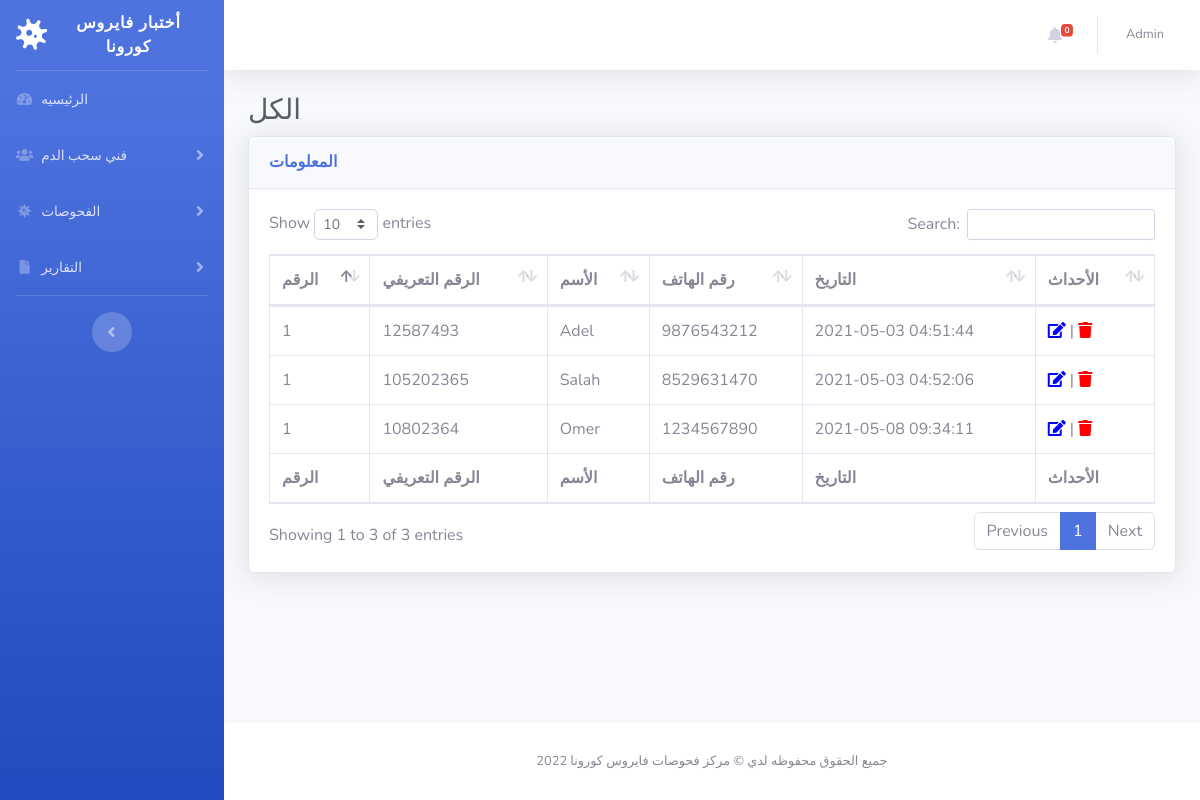
/manage-phlebotomist.php (signed in), run on the app's committed database.
### tables this page shows
CREATE TABLE `tblphlebotomist` (
  `id` int(11) NOT NULL,
  `EmpID` varchar(100) DEFAULT NULL,
  `FullName` varchar(120) DEFAULT NULL,
  `MobileNumber` bigint(12) DEFAULT NULL,
  `RegDate` timestamp NULL DEFAULT current_timestamp()
);

### manage-phlebotomist.php (the view, shortened to what this page needs)
<?php session_start();
include_once('includes/config.php');
if (strlen($_SESSION['aid']==0)) {
  header('location:logout.php');
  } else{
?>
<!DOCTYPE html>
<html lang="en">
<head>
    <link href="vendor/fontawesome-free/css/all.min.css" rel="stylesheet" type="text/css">
    <link href="css/sb-admin-2.min.css" rel="stylesheet">
    <link href="vendor/datatables/dataTables.bootstrap4.min.css" rel="stylesheet">
</head>
<body id="page-top">
    <div id="wrapper">
  <?php include_once('includes/sidebar.php');?>
        <div id="content-wrapper" class="d-flex flex-column">
            <div id="content">
<?php include_once('includes/topbar.php');?>
                <div class="container-fluid">
                    <h1 class="h3 mb-2 text-gray-800">الكل</h1>
                    <div class="card shadow mb-4">
                        <div class="card-header py-3">
                            <h6 class="m-0 font-weight-bold text-primary">المعلومات</h6>
                        </div>
                        <div class="card-body">
                            <div class="table-responsive">
                                <table class="table table-bordered" id="dataTable" width="100%" cellspacing="0">
                                    <thead>
                                        <tr>
                                            <th>الرقم</th>
                                            <th>الرقم التعريفي</th>
                                            <th>الأسم</th>
                                            <th>رقم الهاتف</th>
                                            <th>التاريخ</th>
                                            <th>الأحداث</th>
                                        </tr>
                                    </thead>
                                    <tfoot>
                                        <tr>
                                            <th>الرقم</th>
                                            <th>الرقم التعريفي</th>
                                            <th>الأسم</th>
                                            <th>رقم الهاتف</th>
                                            <th>التاريخ</th>
                                            <th>الأحداث</th>
                                        </tr>
                                    </tfoot>
                                    <tbody>
<?php $query=mysqli_query($con,"select * from tblphlebotomist");
$cnt=1;
while($row=mysqli_fetch_array($query)){
?>
                                        <tr>
                                            <td><?php echo $cnt;?></td>
                                            <td><?php echo $row['EmpID'];?></td>
                                            <td><?php echo $row['FullName'];?></td>
                                            <td><?php echo $row['MobileNumber'];?></td>
                                             <td><?php echo $row['RegDate'];?></td>
                                            <td>
                                <a href="edit-phlebotomist.php?pid=<?php echo $row['id'];?>"><i class="fas fa-edit" style="color:blue"></i></a> |
                                <a href="manage-phlebotomist.php?pid=<?php echo $row['id'];?>&&action=delete" onclick="return confirm('هل انت متاكد من انك تريد المسح ؟');"><i class="fa fa-trash" aria-hidden="true" style="color:red" title="Delete this record"></i></a></td>
                                        </tr>
                               <?php } ?>
                                    </tbody>
                                </table>
                            </div>
                        </div>
                    </div>
                </div>
            </div>
    <?php include_once('includes/footer.php');?>
        </div>
    </div>
</body>
</html>
<?php } ?>

### includes/sidebar.php (shortened to what this page needs)
        <ul class="navbar-nav bg-gradient-primary sidebar sidebar-dark accordion" id="accordionSidebar">
            <a class="sidebar-brand d-flex align-items-center justify-content-center" href="#">
                <div class="sidebar-brand-icon rotate-n-15">
                    <i class="fas fa-virus"></i>
                </div>
                <div class="sidebar-brand-text mx-3">أختبار فايروس كورونا</div>
            </a>
            <hr class="sidebar-divider my-0">
<?php if($_SESSION['aid']):?>
     <li class="nav-item">
                <a class="nav-link" href="dashboard.php">
                    <i class="fas fa-fw fa-tachometer-alt"></i>
                    <span>الرئيسيه</span></a>
            </li>
    <li class="nav-item">
                <a class="nav-link collapsed" href="#" data-toggle="collapse" data-target="#collapseOne"
                    aria-expanded="true" aria-controls="collapseOne">
                    <i class="fas fa-fw fa-users"></i>
                    <span>فني سحب الدم</span>
                </a>
            </li>
     <li class="nav-item">
                <a class="nav-link collapsed" href="#" data-toggle="collapse" data-target="#collapseTwo"
                    aria-expanded="true" aria-controls="collapseTwo">
                    <i class="fas fa-fw fa-virus"></i>
                    <span>الفحوصات</span>
                </a>
            </li>
   <li class="nav-item">
                <a class="nav-link collapsed" href="#" data-toggle="collapse" data-target="#collapseThree"
                    aria-expanded="true" aria-controls="collapseThree">
                    <i class="fas fa-fw fa-file"></i>
                    <span>التقارير</span>
                </a>
            </li>
<?php endif;    ?>
            <hr class="sidebar-divider d-none d-md-block">
            <div class="text-center d-none d-md-inline">
                <button class="rounded-circle border-0" id="sidebarToggle"></button>
            </div>
        </ul>

### includes/topbar.php (shortened to what this page needs)
      <nav class="navbar navbar-expand navbar-light bg-white topbar mb-4 static-top shadow">
            <?php if($_SESSION['aid']):?>
                    <ul class="navbar-nav ml-auto">
<?php $query=mysqli_query($con,"select * from tbltestrecord where ReportStatus is null");
$count=mysqli_num_rows($query);
?>
                        <li class="nav-item dropdown no-arrow mx-1">
                            <a class="nav-link dropdown-toggle" href="#" id="alertsDropdown" role="button"
                                data-toggle="dropdown" aria-haspopup="true" aria-expanded="false">
                                <i class="fas fa-bell fa-fw"></i>
                                <span class="badge badge-danger badge-counter"><?php echo $count;?></span>
                            </a>
                        </li>
                        <li class="nav-item dropdown no-arrow">
                            <a class="nav-link dropdown-toggle" href="#" id="userDropdown" role="button"
                                data-toggle="dropdown" aria-haspopup="true" aria-expanded="false">
                <?php
$adid=$_SESSION['aid'];
$ret1=mysqli_query($con,"select AdminName from tbladmin where ID='$adid'");
while($row1=mysqli_fetch_array($ret1)){
?>
                                <span class="mr-2 d-none d-lg-inline text-gray-600 small"><?php  echo $row1['AdminName'];?></span>
                           <?php } ?>
                            </a>
                        </li>
                    </ul>
                <?php endif;?>
                </nav>

### includes/footer.php
<footer class="sticky-footer bg-white">
    <div class="container my-auto">
        <div class="copyright text-center my-auto">
            <span>جميع الحقوق محفوظه لدي &copy; مركز فحوصات فايروس كورونا 2022</span>
        </div>
    </div>
</footer>

### data on the page
tblphlebotomist: EmpID "12587493", FullName "Adel", MobileNumber "9876543212", RegDate "2021-05-03 04:51:44"
tblphlebotomist: EmpID "105202365", FullName "Salah", MobileNumber "8529631470", RegDate "2021-05-03 04:52:06"
tblphlebotomist: EmpID "10802364", FullName "Omer", MobileNumber "1234567890", RegDate "2021-05-08 09:34:11"

### other printed values
$count "0"
$row1['AdminName'] "Admin"
